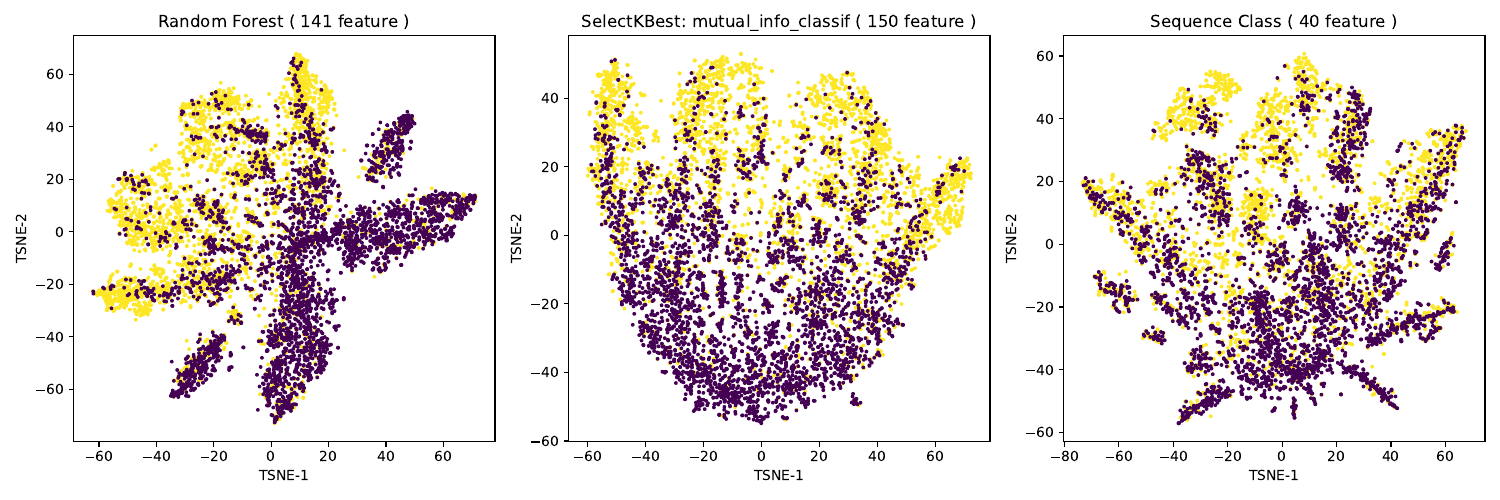

Generate this figure with Python:
from sklearn.manifold import TSNE
from matplotlib.backends.backend_pdf import PdfPages
import pandas as pd
import matplotlib.pyplot as plt

data_141 = pd.read_csv('Feature_random_forest.csv', sep='\t')
data_150 = pd.read_csv('Feature_mutual_info_classif_SelectKBest_150.csv', sep='\t')
data_40 = pd.read_csv('Feature_Sequence_Class.csv', sep='\t')

feature_141 = data_141.iloc[:, 5:-1]
label_141 = data_141.iloc[:,-1]

feature_150 = data_150.iloc[:, 5:-1]
label_150 = data_150.iloc[:,-1]

feature_40 = data_40.iloc[:, 5:-1]
label_40 = data_40.iloc[:,-1]

files = [data_141, data_150, data_40]
features = [feature_141, feature_150, feature_40]
labels = [label_141, label_150, label_40]
tmp = ['141', '150', '40']

pdf_pages = PdfPages('Feature_tsne_3.pdf')

for i in range(len(files)):
    
    feature = features[i]
    label = labels[i]
    
    tsne = TSNE(n_components=2, learning_rate=100)
    X_tsne = tsne.fit_transform(feature)

    if i % 3 == 0:
        fig, axs = plt.subplots(nrows=1, ncols=3, figsize=(15, 5))
    axs[i].scatter(X_tsne[:, 0], X_tsne[:, 1], c=label, cmap='viridis', s=3)
    
    if i == 0:
        axs[i].set_title(f'Random Forest ( {tmp[i]} feature )')
        axs[i].set_xlabel('TSNE-1')
        axs[i].set_ylabel('TSNE-2')
    elif i == 1:
        axs[i].set_title(f'SelectKBest: mutual_info_classif ( {tmp[i]} feature )')
        axs[i].set_xlabel('TSNE-1')
        axs[i].set_ylabel('TSNE-2')
    else:
        axs[i].set_title(f'Sequence Class ( {tmp[i]} feature )')
        axs[i].set_xlabel('TSNE-1')
        axs[i].set_ylabel('TSNE-2')

    if i % 3 == 2 or i == len(tmp) - 1:
        fig.tight_layout()
        pdf_pages.savefig(fig)

for i in range(3):
        axs[i].set_aspect('equal')
        
pdf_pages.close()
